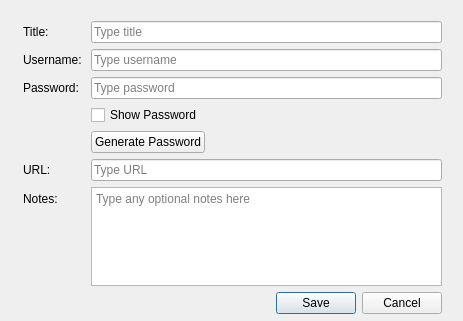
<?xml version="1.0" encoding="UTF-8"?>
<ui version="4.0">
 <class>AddNewEntryClass</class>
 <widget class="QDialog" name="AddNewEntryClass">
  <property name="windowModality">
   <enum>Qt::ApplicationModal</enum>
  </property>
  <property name="geometry">
   <rect>
    <x>0</x>
    <y>0</y>
    <width>463</width>
    <height>321</height>
   </rect>
  </property>
  <property name="sizePolicy">
   <sizepolicy hsizetype="Fixed" vsizetype="Fixed">
    <horstretch>0</horstretch>
    <verstretch>0</verstretch>
   </sizepolicy>
  </property>
  <property name="windowTitle">
   <string>Add New Entry</string>
  </property>
  <property name="modal">
   <bool>true</bool>
  </property>
  <widget class="QWidget" name="formLayoutWidget">
   <property name="geometry">
    <rect>
     <x>12</x>
     <y>10</y>
     <width>441</width>
     <height>304</height>
    </rect>
   </property>
   <layout class="QFormLayout" name="formLayout">
    <property name="horizontalSpacing">
     <number>6</number>
    </property>
    <property name="verticalSpacing">
     <number>6</number>
    </property>
    <property name="bottomMargin">
     <number>0</number>
    </property>
    <item row="0" column="0">
     <widget class="QLabel" name="label">
      <property name="text">
       <string>Title: </string>
      </property>
     </widget>
    </item>
    <item row="0" column="1">
     <widget class="QLineEdit" name="lineEdit_Title">
      <property name="placeholderText">
       <string>Type title</string>
      </property>
      <property name="clearButtonEnabled">
       <bool>true</bool>
      </property>
     </widget>
    </item>
    <item row="1" column="0">
     <widget class="QLabel" name="label_2">
      <property name="text">
       <string>Username: </string>
      </property>
     </widget>
    </item>
    <item row="1" column="1">
     <widget class="QLineEdit" name="lineEdit_Username">
      <property name="placeholderText">
       <string>Type username</string>
      </property>
      <property name="clearButtonEnabled">
       <bool>true</bool>
      </property>
     </widget>
    </item>
    <item row="2" column="0">
     <widget class="QLabel" name="label_3">
      <property name="text">
       <string>Password: </string>
      </property>
     </widget>
    </item>
    <item row="2" column="1">
     <widget class="QLineEdit" name="lineEdit_Password">
      <property name="inputMask">
       <string/>
      </property>
      <property name="echoMode">
       <enum>QLineEdit::Password</enum>
      </property>
      <property name="placeholderText">
       <string>Type password</string>
      </property>
      <property name="clearButtonEnabled">
       <bool>true</bool>
      </property>
     </widget>
    </item>
    <item row="4" column="1">
     <widget class="QPushButton" name="buttonGeneratePassword">
      <property name="sizePolicy">
       <sizepolicy hsizetype="Fixed" vsizetype="Fixed">
        <horstretch>0</horstretch>
        <verstretch>0</verstretch>
       </sizepolicy>
      </property>
      <property name="toolTip">
       <string>Generate secure password</string>
      </property>
      <property name="text">
       <string>Generate Password</string>
      </property>
     </widget>
    </item>
    <item row="6" column="0">
     <widget class="QLabel" name="label_5">
      <property name="text">
       <string>URL:</string>
      </property>
     </widget>
    </item>
    <item row="6" column="1">
     <widget class="QLineEdit" name="lineEdit_Url">
      <property name="placeholderText">
       <string>Type URL</string>
      </property>
      <property name="clearButtonEnabled">
       <bool>true</bool>
      </property>
     </widget>
    </item>
    <item row="7" column="0">
     <widget class="QLabel" name="label_4">
      <property name="text">
       <string>Notes: </string>
      </property>
     </widget>
    </item>
    <item row="7" column="1">
     <widget class="QPlainTextEdit" name="plainTextEditNotes">
      <property name="placeholderText">
       <string>Type any optional notes here</string>
      </property>
     </widget>
    </item>
    <item row="9" column="1">
     <widget class="QDialogButtonBox" name="buttonBox">
      <property name="standardButtons">
       <set>QDialogButtonBox::Cancel|QDialogButtonBox::Save</set>
      </property>
     </widget>
    </item>
    <item row="3" column="1">
     <widget class="QCheckBox" name="checkBoxShowPassword">
      <property name="text">
       <string>Show Password</string>
      </property>
     </widget>
    </item>
   </layout>
  </widget>
 </widget>
 <layoutdefault spacing="6" margin="11"/>
 <tabstops>
  <tabstop>lineEdit_Title</tabstop>
  <tabstop>lineEdit_Username</tabstop>
  <tabstop>lineEdit_Password</tabstop>
  <tabstop>buttonGeneratePassword</tabstop>
  <tabstop>plainTextEditNotes</tabstop>
 </tabstops>
 <resources/>
 <connections>
  <connection>
   <sender>buttonGeneratePassword</sender>
   <signal>clicked()</signal>
   <receiver>AddNewEntryClass</receiver>
   <slot>GenerateNewPassword()</slot>
   <hints>
    <hint type="sourcelabel">
     <x>185</x>
     <y>144</y>
    </hint>
    <hint type="destinationlabel">
     <x>242</x>
     <y>112</y>
    </hint>
   </hints>
  </connection>
  <connection>
   <sender>lineEdit_Title</sender>
   <signal>textChanged(QString)</signal>
   <receiver>AddNewEntryClass</receiver>
   <slot>TitleFieldChanged()</slot>
   <hints>
    <hint type="sourcelabel">
     <x>157</x>
     <y>21</y>
    </hint>
    <hint type="destinationlabel">
     <x>206</x>
     <y>9</y>
    </hint>
   </hints>
  </connection>
  <connection>
   <sender>lineEdit_Username</sender>
   <signal>textChanged(QString)</signal>
   <receiver>AddNewEntryClass</receiver>
   <slot>UserFieldChanged()</slot>
   <hints>
    <hint type="sourcelabel">
     <x>278</x>
     <y>50</y>
    </hint>
    <hint type="destinationlabel">
     <x>456</x>
     <y>66</y>
    </hint>
   </hints>
  </connection>
  <connection>
   <sender>lineEdit_Password</sender>
   <signal>textChanged(QString)</signal>
   <receiver>AddNewEntryClass</receiver>
   <slot>PasswordFieldChanged()</slot>
   <hints>
    <hint type="sourcelabel">
     <x>233</x>
     <y>78</y>
    </hint>
    <hint type="destinationlabel">
     <x>411</x>
     <y>101</y>
    </hint>
   </hints>
  </connection>
  <connection>
   <sender>checkBoxShowPassword</sender>
   <signal>toggled(bool)</signal>
   <receiver>AddNewEntryClass</receiver>
   <slot>ShowPassword()</slot>
   <hints>
    <hint type="sourcelabel">
     <x>108</x>
     <y>106</y>
    </hint>
    <hint type="destinationlabel">
     <x>246</x>
     <y>-9</y>
    </hint>
   </hints>
  </connection>
 </connections>
 <slots>
  <slot>GenerateNewPassword()</slot>
  <slot>TitleFieldChanged()</slot>
  <slot>UserFieldChanged()</slot>
  <slot>PasswordFieldChanged()</slot>
  <slot>ShowPassword()</slot>
 </slots>
</ui>
